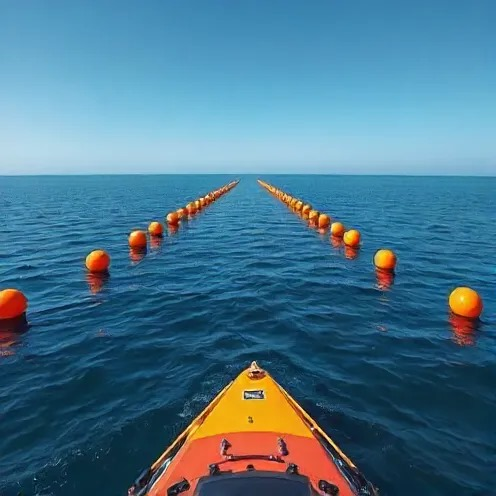
#> input picture image-processing/buoys-detector/detector-v1/img.jpeg, 496 x 496 px, given in place of the camera
$ python old-object-detector.py
#> lines starting #> are read from the running program, lines starting #| are printed output that depends on the picture; after the words box and inside, x2 and y2 are one past the last pixel; in counts of white or black regions, pixels touching at a corner belong together
import cv2
import numpy as np

def get_dominant_color(cell_hsv):
    # Flatten the cell to 2D array of pixels
    pixels = cell_hsv.reshape(-1, 3)

    # Convert to 8-bit integers for better clustering
    pixels = np.float32(pixels)

    # Define criteria for k-means
    criteria = (cv2.TERM_CRITERIA_EPS + cv2.TERM_CRITERIA_MAX_ITER, 10, 1.0)

    # Apply k-means clustering to find dominant color
    _, labels, centers = cv2.kmeans(pixels, 1, None, criteria, 10, cv2.KMEANS_RANDOM_CENTERS)

    # Get the dominant color
    dominant_color = centers[0]

    # Count number of non-black and non-white pixels
    valid_pixels = np.sum(np.logical_and(pixels[:, 1] > 50, pixels[:, 2] > 50))
    total_pixels = pixels.shape[0]

    # Return dominant color only if enough valid pixels
    if valid_pixels / total_pixels > 0.3:
        return dominant_color
    return None

def detect_objects():
    cap = cv2.VideoCapture(0)
    grid_size = (6, 6)  # Smaller grid for real-time processing

    while True:
        ret, frame = cap.read()
#> frame is the input picture: shape (496, 496, 3); mean B, G, R 140.8, 117.7, 72.7
        if not ret:
            break

        # Convert frame to HSV
        hsv_frame = cv2.cvtColor(frame, cv2.COLOR_BGR2HSV)
#> hsv_frame: shape (496, 496, 3); mean H, S, V 94, 165.3, 152.9
        blur = cv2.GaussianBlur(hsv_frame, (11, 11), 0)
#> blur: shape (496, 496, 3); mean H, S, V 94, 165.3, 152.9

        # Get frame dimensions and cell sizes
        height, width = frame.shape[:2]
#> height = 496; width = 496
        cell_height = height // grid_size[0]
#> cell_height = 82
        cell_width = width // grid_size[1]
#> cell_width = 82

        # Create combined mask
        combined_mask = np.zeros((height, width), dtype=np.uint8)

        # Analyze each cell
        for i in range(grid_size[0]):
            for j in range(grid_size[1]):
                # Extract cell
                cell = blur[i*cell_height:(i+1)*cell_height,
                          j*cell_width:(j+1)*cell_width]

                # Get dominant color in cell
                dominant_color = get_dominant_color(cell)
                if dominant_color is not None:
                    # Create color range for detection
                    color_range = 30
                    lower = np.array([max(0, dominant_color[0] - color_range),
                                    max(0, dominant_color[1] - color_range),
                                    max(0, dominant_color[2] - color_range)], dtype=np.uint8)
                    upper = np.array([min(180, dominant_color[0] + color_range),
                                    min(255, dominant_color[1] + color_range),
                                    min(255, dominant_color[2] + color_range)], dtype=np.uint8)

                    # Create mask for current cell
                    cell_mask = cv2.inRange(cell, lower, upper)
                    combined_mask[i*cell_height:(i+1)*cell_height,
                                j*cell_width:(j+1)*cell_width] = cell_mask

                    # Draw grid cell for visualization
                    cv2.rectangle(frame, (j*cell_width, i*cell_height),
                                ((j+1)*cell_width, (i+1)*cell_height),
                                (0, 255, 0), 1)
#> cell: shape (82, 82, 3); mean H, S, V 100.7, 203.9, 76.5
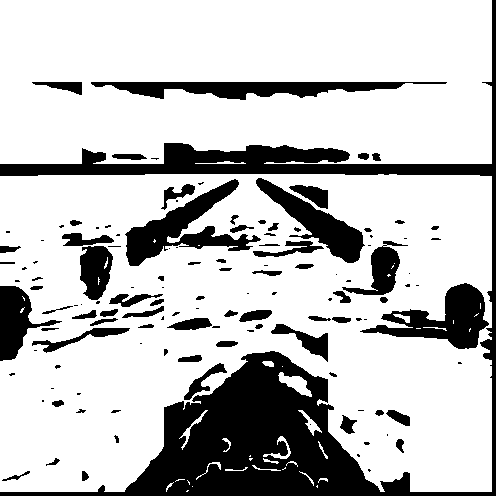
#> combined_mask: shape (496, 496); 75.8% white; 127 black regions (54 under 20 px), largest, box (x1, y1, x2, y2) and area: (0, 0, 496, 496) 32975, (125, 179, 261, 266) 3819, (360, 283, 489, 349) 3532
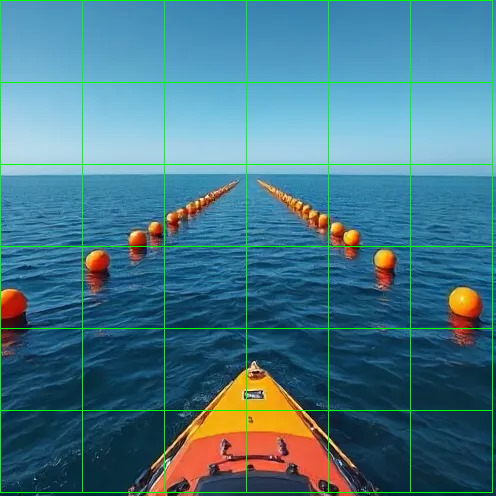
#> frame: shape (496, 496, 3); 2.79% of pixels changed, all inside (x1, y1, x2, y2) = (0, 0, 493, 493)

        # Process mask
        kernel = np.ones((5,5), np.uint8)
        mask = cv2.morphologyEx(combined_mask, cv2.MORPH_OPEN, kernel)
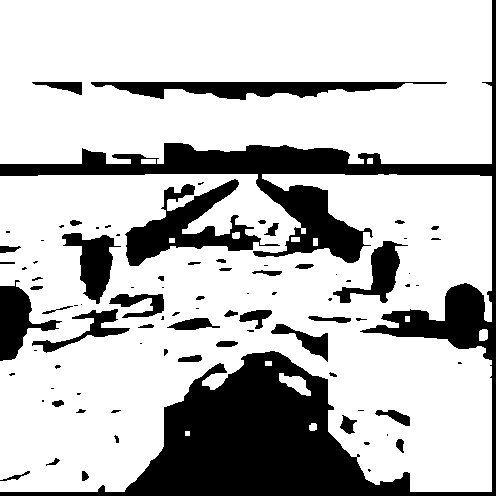
#> mask: shape (496, 496); 74.5% white; 87 black regions (41 under 20 px), largest, box (x1, y1, x2, y2) and area: (0, 0, 496, 496) 43140, (125, 179, 280, 266) 4587, (91, 82, 447, 100) 3406
        mask = cv2.morphologyEx(mask, cv2.MORPH_CLOSE, kernel)
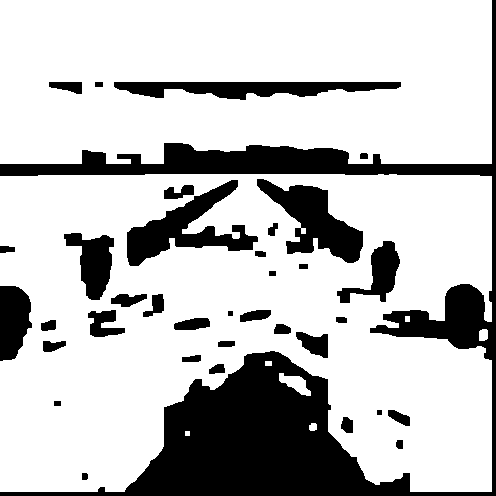
#> mask: shape (496, 496); 75.8% white; 36 black regions

        # Find contours
        contours, _ = cv2.findContours(mask, cv2.RETR_EXTERNAL, cv2.CHAIN_APPROX_SIMPLE)
#> contours = 8 contours, 1 with area under 20; largest, box (x1, y1, x2, y2) and area: (0, 174, 492, 492) 126688, (0, 0, 492, 164) 76458, (279, 373, 311, 396) 326, (479, 329, 488, 341) 82, (309, 423, 317, 431) 43, (265, 361, 272, 366) 24, (405, 316, 410, 322) 20

        # Draw contours
        for contour in contours:
            if cv2.contourArea(contour) > 500:
                cv2.drawContours(frame, [contour], -1, (255, 0, 0), 2)
#> this loop made 8 passes
#> contour on passes 1, 4, 6: [[185, 431], [185, 435], [189, 435], [189, 431]], [[265, 361], [265, 365], [271, 365], [271, 361]], [[405, 316], [405, 321], [409, 321], [409, 316]]
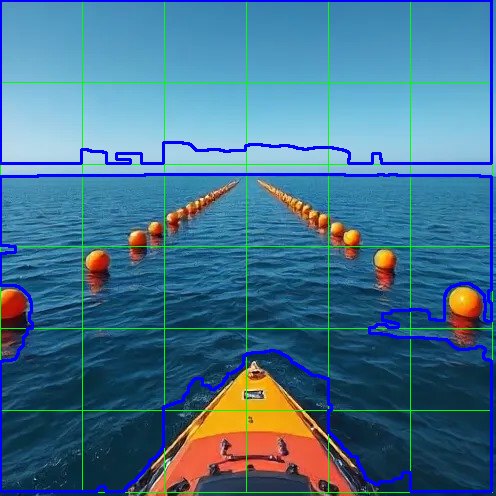
#> frame: shape (496, 496, 3); 4.28% of pixels changed, all inside (x1, y1, x2, y2) = (0, 0, 493, 493)

        # Show frames
        cv2.imshow('Object Detection', frame)
        cv2.imshow('Mask', mask)
        gray = cv2.cvtColor(frame, cv2.COLOR_BGR2GRAY)
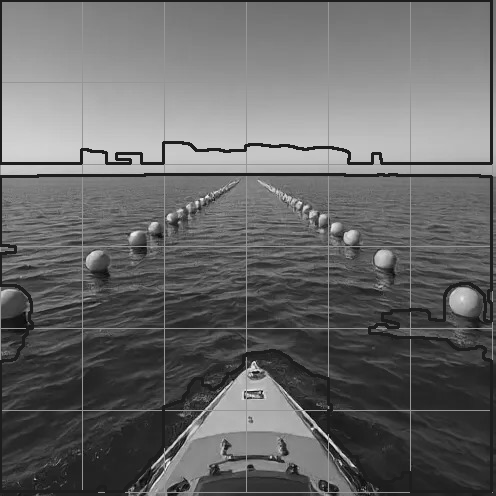
#> gray: shape (496, 496); min 4, max 246, mean 104.3
        cv2.imshow('Gray', gray)

        if cv2.waitKey(1) & 0xFF == ord('q'):
#> (key q is pressed here)
            break

    cap.release()
    cv2.destroyAllWindows()

detect_objects()
